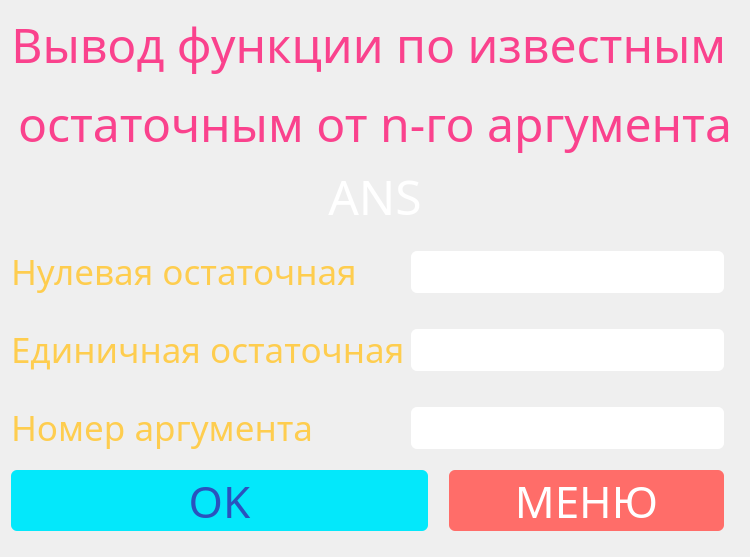
      <widget class="QWidget" name="page_3">
       <property name="styleSheet">
        <string notr="true">#page_3 {
background-color: #18011b;
color: #fff;
background-image: url(:/images/1.png)
}

#QLabel{

  color: #fff;

}

QLineEdit{

	box-sizing: border-box;
	outline: none;
	border: none;  
	border-radius: 6px;
	color: #18011b;
    margin: 15px 15px 15px 0;
}

#ans3{
 color: #fff;
}

QPushButton {
    display: inline-block;	
	box-sizing: border-box;
	
	outline: none;
	border: none;  
	border-radius: 6px;

	color: #2a52be;
    padding: 0 20px;
	margin: 0 15px 15px 0;
	background-color: #03e8fb;
	cursor: pointer;
	user-select: none;
	appearance: none;
	touch-action: manipulation;
}

QPushButton:hover {
  background-color: #ffd56b;
  color: #ff7538;
}

QPushButton:pressed {
	background-color: #AAAAAA;
    color: #fff;
}

QPushButton:enabled {
	pointer-events: none;
	opacity: 0;
}

QPushButton#pushButton_backtomenu3{
  background-color: #ff6d69;
  color: #fff;
}
QPushButton#pushButton_backtomenu3:hover{
  background-color: #ff3c36;
}
QPushButton#pushButton_backtomenu3:hover:pressed {
	background-color: #AAAAAA;
    color: #fff;
}</string>
       </property>
       <layout class="QVBoxLayout" name="verticalLayout_5">
        <item>
         <widget class="QLabel" name="label_7">
          <property name="sizePolicy">
           <sizepolicy hsizetype="Preferred" vsizetype="Maximum">
            <horstretch>0</horstretch>
            <verstretch>0</verstretch>
           </sizepolicy>
          </property>
          <property name="font">
           <font>
            <family>XDRA Heavy</family>
            <pointsize>36</pointsize>
           </font>
          </property>
          <property name="text">
           <string>&lt;html&gt;&lt;head/&gt;&lt;body&gt;&lt;p&gt;&lt;span style=&quot; color:#fa428d;&quot;&gt;Вывод функции по известным &lt;/span&gt;&lt;/p&gt;&lt;p&gt;&lt;span style=&quot; color:#fa428d;&quot;&gt;остаточным от n-го аргумента&lt;/span&gt;&lt;/p&gt;&lt;/body&gt;&lt;/html&gt;</string>
          </property>
          <property name="alignment">
           <set>Qt::AlignCenter</set>
          </property>
         </widget>
        </item>
        <item>
         <widget class="QLabel" name="ans3">
          <property name="font">
           <font>
            <family>XDRA Heavy</family>
            <pointsize>36</pointsize>
           </font>
          </property>
          <property name="text">
           <string>ANS</string>
          </property>
          <property name="alignment">
           <set>Qt::AlignCenter</set>
          </property>
         </widget>
        </item>
        <item>
         <layout class="QGridLayout" name="gridLayout_5">
          <property name="leftMargin">
           <number>0</number>
          </property>
          <item row="5" column="0">
           <widget class="QLabel" name="label_3_arg">
            <property name="sizePolicy">
             <sizepolicy hsizetype="Preferred" vsizetype="Maximum">
              <horstretch>0</horstretch>
              <verstretch>0</verstretch>
             </sizepolicy>
            </property>
            <property name="font">
             <font>
              <family>XDRA Heavy</family>
              <pointsize>26</pointsize>
             </font>
            </property>
            <property name="text">
             <string>&lt;html&gt;&lt;head/&gt;&lt;body&gt;&lt;p&gt;&lt;span style=&quot; color:#fecd4f;&quot;&gt;Номер аргумента&lt;/span&gt;&lt;/p&gt;&lt;/body&gt;&lt;/html&gt;</string>
            </property>
            <property name="alignment">
             <set>Qt::AlignLeading|Qt::AlignLeft|Qt::AlignTop</set>
            </property>
           </widget>
          </item>
          <item row="0" column="0">
           <widget class="QLabel" name="label_3_null_ost">
            <property name="sizePolicy">
             <sizepolicy hsizetype="Preferred" vsizetype="Maximum">
              <horstretch>0</horstretch>
              <verstretch>0</verstretch>
             </sizepolicy>
            </property>
            <property name="font">
             <font>
              <family>XDRA Heavy</family>
              <pointsize>26</pointsize>
             </font>
            </property>
            <property name="text">
             <string>&lt;html&gt;&lt;head/&gt;&lt;body&gt;&lt;p&gt;&lt;span style=&quot; color:#fecd4f;&quot;&gt;Нулевая остаточная&lt;/span&gt;&lt;/p&gt;&lt;/body&gt;&lt;/html&gt;</string>
            </property>
            <property name="alignment">
             <set>Qt::AlignLeading|Qt::AlignLeft|Qt::AlignTop</set>
            </property>
           </widget>
          </item>
          <item row="6" column="3">
           <widget class="QPushButton" name="pushButton_backtomenu3">
            <property name="sizePolicy">
             <sizepolicy hsizetype="Preferred" vsizetype="Maximum">
              <horstretch>0</horstretch>
              <verstretch>0</verstretch>
             </sizepolicy>
            </property>
            <property name="font">
             <font>
              <family>XDRA Heavy</family>
              <pointsize>33</pointsize>
             </font>
            </property>
            <property name="text">
             <string>    МЕНЮ    </string>
            </property>
           </widget>
          </item>
          <item row="4" column="0">
           <widget class="QLabel" name="label_3_ed_ost">
            <property name="sizePolicy">
             <sizepolicy hsizetype="Preferred" vsizetype="Maximum">
              <horstretch>0</horstretch>
              <verstretch>0</verstretch>
             </sizepolicy>
            </property>
            <property name="font">
             <font>
              <family>XDRA Heavy</family>
              <pointsize>26</pointsize>
             </font>
            </property>
            <property name="text">
             <string>&lt;html&gt;&lt;head/&gt;&lt;body&gt;&lt;p&gt;&lt;span style=&quot; color:#fecd4f;&quot;&gt;Единичная остаточная&lt;/span&gt;&lt;/p&gt;&lt;/body&gt;&lt;/html&gt;</string>
            </property>
            <property name="alignment">
             <set>Qt::AlignLeading|Qt::AlignLeft|Qt::AlignTop</set>
            </property>
           </widget>
          </item>
          <item row="6" column="0" colspan="3">
           <widget class="QPushButton" name="pushButton_start3">
            <property name="sizePolicy">
             <sizepolicy hsizetype="Minimum" vsizetype="Maximum">
              <horstretch>0</horstretch>
              <verstretch>0</verstretch>
             </sizepolicy>
            </property>
            <property name="font">
             <font>
              <family>XDRA Heavy</family>
              <pointsize>33</pointsize>
             </font>
            </property>
            <property name="text">
             <string>OK</string>
            </property>
           </widget>
          </item>
          <item row="4" column="1" colspan="3">
           <widget class="QLineEdit" name="lineEdit_3_ed_ost">
            <property name="sizePolicy">
             <sizepolicy hsizetype="Ignored" vsizetype="Maximum">
              <horstretch>0</horstretch>
              <verstretch>0</verstretch>
             </sizepolicy>
            </property>
            <property name="font">
             <font>
              <family>XDRA Heavy</family>
              <pointsize>22</pointsize>
             </font>
            </property>
           </widget>
          </item>
          <item row="5" column="1" colspan="3">
           <widget class="QLineEdit" name="lineEdit_3_arg">
            <property name="sizePolicy">
             <sizepolicy hsizetype="Expanding" vsizetype="Maximum">
              <horstretch>0</horstretch>
              <verstretch>0</verstretch>
             </sizepolicy>
            </property>
            <property name="font">
             <font>
              <family>XDRA Heavy</family>
              <pointsize>22</pointsize>
             </font>
            </property>
            <property name="alignment">
             <set>Qt::AlignLeading|Qt::AlignLeft|Qt::AlignVCenter</set>
            </property>
           </widget>
          </item>
          <item row="0" column="1" colspan="3" alignment="Qt::AlignVCenter">
           <widget class="QLineEdit" name="lineEdit_3_null_ost">
            <property name="sizePolicy">
             <sizepolicy hsizetype="Expanding" vsizetype="Maximum">
              <horstretch>0</horstretch>
              <verstretch>0</verstretch>
             </sizepolicy>
            </property>
            <property name="font">
             <font>
              <family>XDRA Heavy</family>
              <pointsize>22</pointsize>
             </font>
            </property>
           </widget>
          </item>
         </layout>
        </item>
       </layout>
      </widget>
